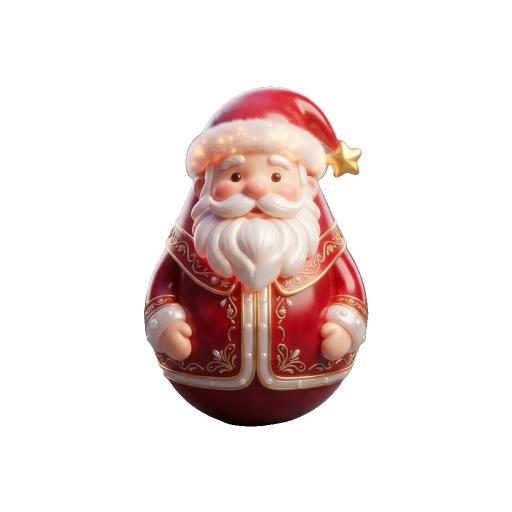
#> input picture assets/source/cutouts/symbols/sym_00_santa_cutout_1024.png, 1024 x 1024 px, found by its file name (shown at 1/2 size); its folder holds 6 pictures in this run
$ python place_symbols.py
#> lines starting #> are read from the running program, lines starting #| are printed output that depends on the picture
#!/usr/bin/env python3
"""
Turn full-size symbol cut-outs into the game's 300 x 300 symbol files.
Trims each cut-out to its visible pixels, fits it to a share of the canvas and centres it.

    python3 tools/asset-pipeline/place_symbols.py                 # defaults below
    python3 tools/asset-pipeline/place_symbols.py <cutouts> <out> [size]

Edit MAP to change which cut-out becomes which symbol, or how much of the canvas it fills.
"""
import os, sys
from PIL import Image, ImageFilter

CUT = sys.argv[1] if len(sys.argv) > 1 else 'assets/source/cutouts/symbols'
OUT = sys.argv[2] if len(sys.argv) > 2 else 'assets/images/symbols'
S = int(sys.argv[3]) if len(sys.argv) > 3 else 300

# output file (see assets/manifest.js) : (cut-out file, share of the canvas)
MAP = {
    'sym_00_santa_idle.png':       ('sym_00_santa_cutout_1024.png', .92),
    'sym_01_mrs_claus_idle.png':   ('sym_01_mrs_claus_cutout_1024.png', .92),
    'sym_02_elf_idle.png':         ('sym_02_elf_cutout_1024.png', .92),
    'sym_03_nutcracker_idle.png':  ('sym_03_nutcracker_cutout_1024.png', .92),
    'sym_04_snowman_idle.png':     ('sym_04_snowman_cutout_1024.png', .92),
    'sym_05_gingerbread_idle.png': ('sym_05_gingerbread_cutout_1024.png', .92),
    'sym_06_gift_idle.png':        ('sym_06_gift_cutout_1024.png', .92),
    'sym_wild_idle.png':           ('sym_wild_star_globe_doll_cutout_1024.png', .94),
    'sym_bear_scare_small.png':    ('sym_bear_scare_grumpy_reindeer_cutout_1024.png', .74),
    'sym_bear_scare_med.png':      ('sym_bear_scare_grumpy_reindeer_cutout_1024.png', .86),
    'sym_bear_scare_large.png':    ('sym_bear_scare_grumpy_reindeer_cutout_1024.png', .98),
    'sym_bear_charm.png':          ('sym_bear_charm_elegant_reindeer_cutout_1024.png', .94),
    'sym_bear_dance.png':          ('sym_bear_dance_joyful_reindeer_cutout_1024.png', .94),
    'sym_ghost_idle.png':          ('sym_ghost_cutout_1024.png', .98),   # made with cut_glow.py --core 61
}

def fit(path, fill):
#> called with fill = 0.92
    im = Image.open(path).convert('RGBA')
#> im is the input picture: PIL image 1024x1024 RGBA; mean R, G, B, A 36.7, 24.4, 22.6, 54.1
    if 'ghost' in path:   # drop the faint floor haze left under the egg (alpha under 24 in the bottom fifth)
        a = im.split()[3]; px = a.load()
        for y in range(int(im.height * .8), im.height):
            for x in range(im.width):
                if px[x, y] < 24: px[x, y] = 0
        im.putalpha(a)
    im = im.crop(im.split()[3].point(lambda v: 255 if v > 12 else 0).getbbox())
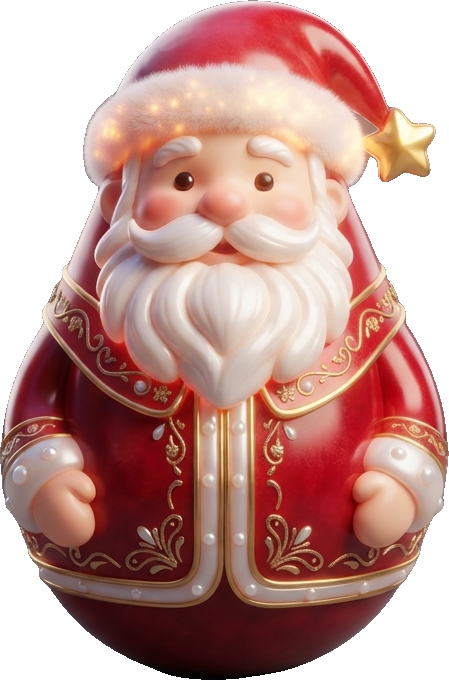
#> im: PIL image 449x680 RGBA; mean R, G, B, A 126, 83.9, 77.8, 185.9; transparent parts drawn white
    k = min(S * fill / im.width, S * fill / im.height)
#> k = 0.406
    im = im.resize((max(1, round(im.width * k)), max(1, round(im.height * k))), Image.LANCZOS)
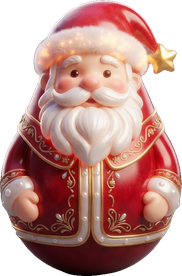
#> im: PIL image 182x276 RGBA; mean R, G, B, A 129.7, 87.1, 80.8, 185.9; transparent parts drawn white
    canvas = Image.new('RGBA', (S, S), (0, 0, 0, 0))
#> canvas: PIL image 300x300 RGBA; every value is 0
    canvas.alpha_composite(im, ((S - im.width) // 2, (S - im.height) // 2))
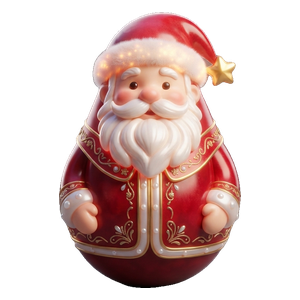
#> canvas: PIL image 300x300 RGBA; mean R, G, B, A 72.4, 48.6, 45.1, 103.8; transparent parts drawn white
    return canvas

os.makedirs(OUT, exist_ok=True)
for name, (src, fill) in MAP.items():
    fit(os.path.join(CUT, src), fill).save(os.path.join(OUT, name), optimize=True)
    print(name)
#> pass 2 of the loop `for name, (src, fill) in MAP.items():`:
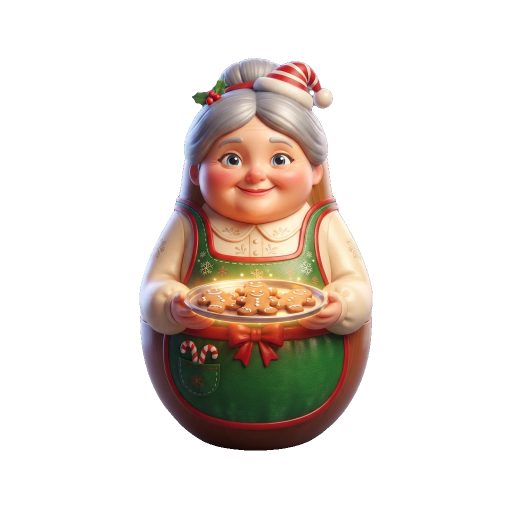
#> input picture assets/source/cutouts/symbols/sym_01_mrs_claus_cutout_1024.png, 1024 x 1024 px, found by its file name (shown at 1/2 size)
#> in fit, im is the input picture: PIL image 1024x1024 RGBA; mean R, G, B, A 38.7, 30.2, 24.3, 65.7
#> in fit (call 2), `im = im.resize((max(1, round(im.width * k)), max(1, round(im.height * ..`:
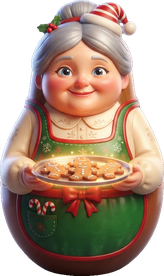
#> im: PIL image 164x276 RGBA; mean R, G, B, A 114.9, 90.4, 73.5, 188.3; transparent parts drawn white
#> in fit (call 2), `canvas.alpha_composite(im, ((S - im.width) // 2, (S - im.height) // 2))`:
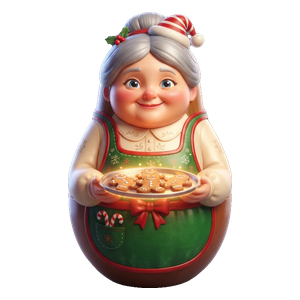
#> canvas: PIL image 300x300 RGBA; mean R, G, B, A 57.8, 45.5, 37, 94.7; transparent parts drawn white
#> (the run stopped early here; a loop or call above may not have finished)
